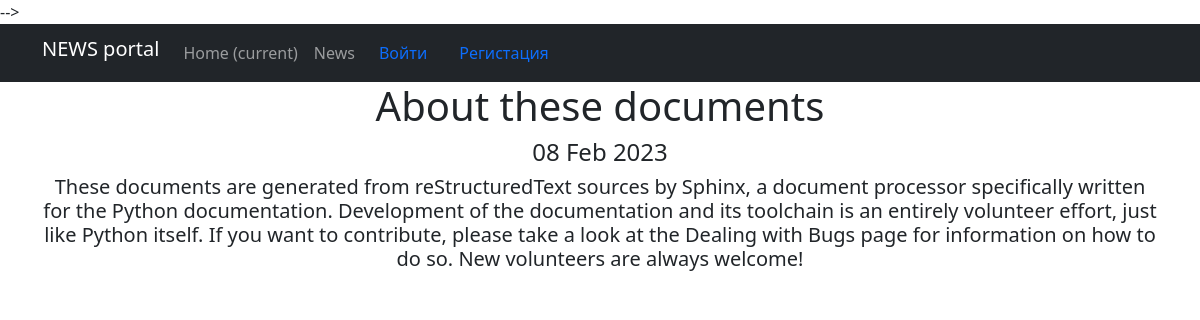
/news/3/, run on the app's committed database.
### news_models/models.py (models this page shows, shortened)
class Post(models.Model):
    author = models.ForeignKey('Author', on_delete=models.CASCADE)
    post_type = models.CharField(max_length=1, choices=TYPE_OF_POST, default=news)
    time_in = models.DateTimeField(auto_now_add=True)
    title = models.CharField(max_length=255)
    text = models.TextField()
    rating = models.FloatField(default=0)
    category = models.ManyToManyField(Category, through='PostCategory')

### news_models/views.py (the view)
# urls.py: path('<int:pk>/', cache_page(300)(PostDetail.as_view()), name='post_detail'),
class PostDetail(DetailView):
    model = Post  # Модель всё та же, но мы хотим получать информацию по отдельному посту
    template_name = 'post.html'  # Используем другой шаблон — post.html
    context_object_name = 'post'  # Название объекта, в котором будет выбранный пользователем продукт

### news_models/templatetags/custom_filters.py (called while the page is built)
@register.filter()
def censor(value):
    x = value.split(' ')
    value = []
    for i in x:
        if i in words:
            i = i[0] + '*' * (len(i) - 1)
        value.append(i)
    x = ' '.join(value)
    return f'{x}'

### templates/post.html (shortened to what this page needs)
{% extends 'flatpages/default.html' %}
{% load custom_filters %}
{% block content %}
<h1>{{ post.title|censor }}</h1>
<h4>{{ post.time_in|date:'d M Y' }}</h4>
<h5>{{ post.text|censor }}</h5>
{% endblock content %}

### data on the page
Post: title|censor "About these documents", time_in "08 Feb 2023", text|censor "These documents are generated from reStructuredText sources by Sphinx, a document processor specifically written for the Python documentation. Development of the documentation and its toolchain is an entirely volunteer effort, just like Python itself. If you want to contribute, please take a look at the Dealing with Bugs page for information on how to do so. New volunteers are always welcome!"
